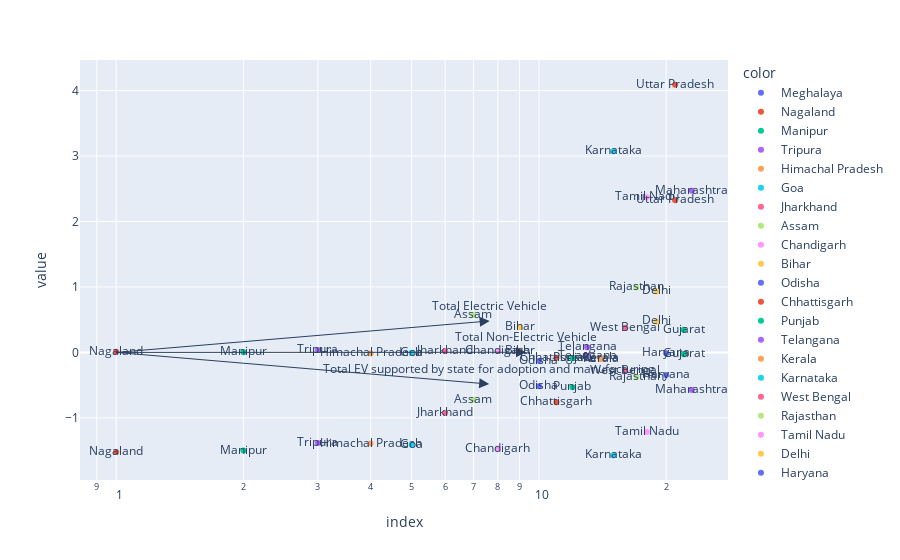
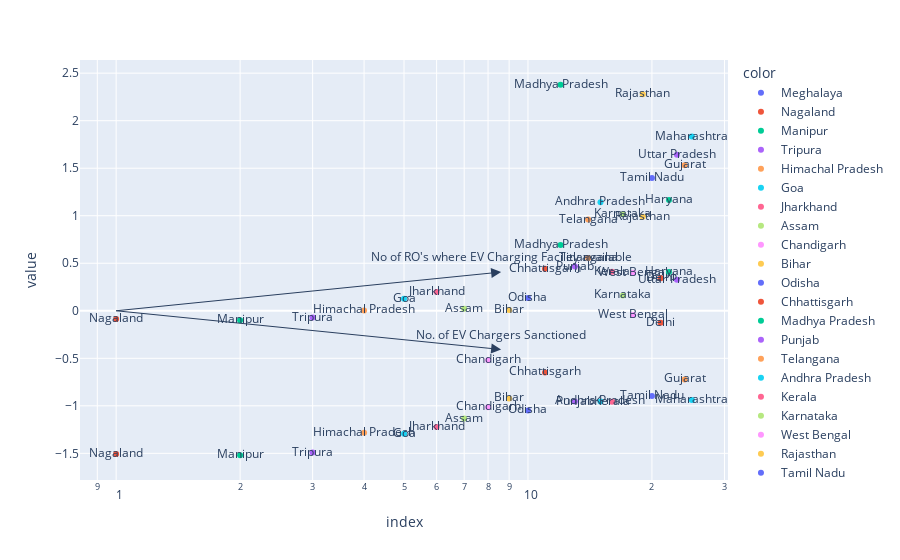
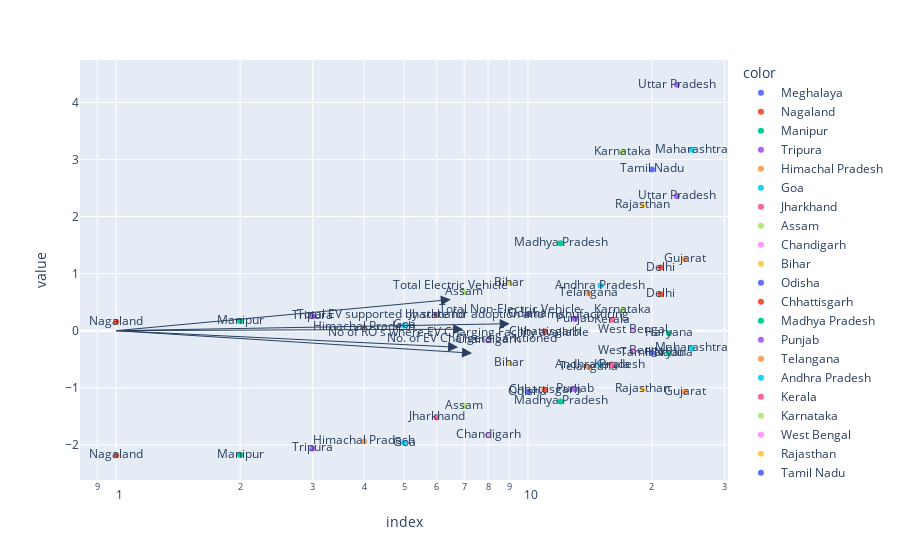

Notebook cell for these charts, in order:
### Code cell
do_pca_and_plot(df_ev_sale_subset)
display.Image("./Nisarg_Extracted_Charts/5.png")
do_pca_and_plot(df_charging_subset)
display.Image("./Nisarg_Extracted_Charts/6.png")
do_pca_and_plot(df_state_wise_subset)
display.Image("./Nisarg_Extracted_Charts/7.png")

print("done")

### Figure 1 — Plotly figure (JSON) as saved in the notebook; plotly's stock layout.template omitted (floating-point values rounded to 4 significant figures)
{"data": [{"hovertemplate": "color=Meghalaya<br>index=%{x}<br>value=%{y}<br>text=%{text}<extra></extra>", "legendgroup": "Meghalaya", "marker": {"color": "#636efa", "symbol": "circle"}, "mode": "markers+text", "name": "Meghalaya", "orientation": "v", "showlegend": true, "text": ["Meghalaya", "Meghalaya"], "type": "scatter", "x": [0, 0], "xaxis": "x", "y": [-1.515, 0.008143], "yaxis": "y"}, {"hovertemplate": "color=Nagaland<br>index=%{x}<br>value=%{y}<br>text=%{text}<extra></extra>", "legendgroup": "Nagaland", "marker": {"color": "#EF553B", "symbol": "circle"}, "mode": "markers+text", "name": "Nagaland", "orientation": "v", "showlegend": true, "text": ["Nagaland", "Nagaland"], "type": "scatter", "x": [1, 1], "xaxis": "x", "y": [-1.522, 0.009018], "yaxis": "y"}, {"hovertemplate": "color=Manipur<br>index=%{x}<br>value=%{y}<br>text=%{text}<extra></extra>", "legendgroup": "Manipur", "marker": {"color": "#00cc96", "symbol": "circle"}, "mode": "markers+text", "name": "Manipur", "orientation": "v", "showlegend": true, "text": ["Manipur", "Manipur"], "type": "scatter", "x": [2, 2], "xaxis": "x", "y": [-1.5, 0.002663], "yaxis": "y"}, {"hovertemplate": "color=Tripura<br>index=%{x}<br>value=%{y}<br>text=%{text}<extra></extra>", "legendgroup": "Tripura", "marker": {"color": "#ab63fa", "symbol": "circle"}, "mode": "markers+text", "name": "Tripura", "orientation": "v", "showlegend": true, "text": ["Tripura", "Tripura"], "type": "scatter", "x": [3, 3], "xaxis": "x", "y": [-1.385, 0.03683], "yaxis": "y"}, {"hovertemplate": "color=Himachal Pradesh<br>index=%{x}<br>value=%{y}<br>text=%{text}<extra></extra>", "legendgroup": "Himachal Pradesh", "marker": {"color": "#FFA15A", "symbol": "circle"}, "mode": "markers+text", "name": "Himachal Pradesh", "orientation": "v", "showlegend": true, "text": ["Himachal Pradesh", "Himachal Pradesh"], "type": "scatter", "x": [4, 4], "xaxis": "x", "y": [-1.393, -0.01638], "yaxis": "y"}, {"hovertemplate": "color=Goa<br>index=%{x}<br>value=%{y}<br>text=%{text}<extra></extra>", "legendgroup": "Goa", "marker": {"color": "#19d3f3", "symbol": "circle"}, "mode": "markers+text", "name": "Goa", "orientation": "v", "showlegend": true, "text": ["Goa", "Goa"], "type": "scatter", "x": [5, 5], "xaxis": "x", "y": [-1.412, -0.004289], "yaxis": "y"}, {"hovertemplate": "color=Jharkhand<br>index=%{x}<br>value=%{y}<br>text=%{text}<extra></extra>", "legendgroup": "Jharkhand", "marker": {"color": "#FF6692", "symbol": "circle"}, "mode": "markers+text", "name": "Jharkhand", "orientation": "v", "showlegend": true, "text": ["Jharkhand", "Jharkhand"], "type": "scatter", "x": [6, 6], "xaxis": "x", "y": [-0.9249, 0.0194], "yaxis": "y"}, {"hovertemplate": "color=Assam<br>index=%{x}<br>value=%{y}<br>text=%{text}<extra></extra>", "legendgroup": "Assam", "marker": {"color": "#B6E880", "symbol": "circle"}, "mode": "markers+text", "name": "Assam", "orientation": "v", "showlegend": true, "text": ["Assam", "Assam"], "type": "scatter", "x": [7, 7], "xaxis": "x", "y": [-0.7249, 0.5717], "yaxis": "y"}, {"hovertemplate": "color=Chandigarh<br>index=%{x}<br>value=%{y}<br>text=%{text}<extra></extra>", "legendgroup": "Chandigarh", "marker": {"color": "#FF97FF", "symbol": "circle"}, "mode": "markers+text", "name": "Chandigarh", "orientation": "v", "showlegend": true, "text": ["Chandigarh", "Chandigarh"], "type": "scatter", "x": [8, 8], "xaxis": "x", "y": [-1.468, 0.02324], "yaxis": "y"}, {"hovertemplate": "color=Bihar<br>index=%{x}<br>value=%{y}<br>text=%{text}<extra></extra>", "legendgroup": "Bihar", "marker": {"color": "#FECB52", "symbol": "circle"}, "mode": "markers+text", "name": "Bihar", "orientation": "v", "showlegend": true, "text": ["Bihar", "Bihar"], "type": "scatter", "x": [9, 9], "xaxis": "x", "y": [0.02875, 0.3891], "yaxis": "y"}, {"hovertemplate": "color=Odisha<br>index=%{x}<br>value=%{y}<br>text=%{text}<extra></extra>", "legendgroup": "Odisha", "marker": {"color": "#636efa", "symbol": "circle"}, "mode": "markers+text", "name": "Odisha", "orientation": "v", "showlegend": true, "text": ["Odisha", "Odisha"], "type": "scatter", "x": [10, 10], "xaxis": "x", "y": [-0.5175, -0.1284], "yaxis": "y"}, {"hovertemplate": "color=Chhattisgarh<br>index=%{x}<br>value=%{y}<br>text=%{text}<extra></extra>", "legendgroup": "Chhattisgarh", "marker": {"color": "#EF553B", "symbol": "circle"}, "mode": "markers+text", "name": "Chhattisgarh", "orientation": "v", "showlegend": true, "text": ["Chhattisgarh", "Chhattisgarh"], "type": "scatter", "x": [11, 11], "xaxis": "x", "y": [-0.7629, -0.08014], "yaxis": "y"}, {"hovertemplate": "color=Punjab<br>index=%{x}<br>value=%{y}<br>text=%{text}<extra></extra>", "legendgroup": "Punjab", "marker": {"color": "#00cc96", "symbol": "circle"}, "mode": "markers+text", "name": "Punjab", "orientation": "v", "showlegend": true, "text": ["Punjab", "Punjab"], "type": "scatter", "x": [12, 12], "xaxis": "x", "y": [-0.5317, -0.08923], "yaxis": "y"}, {"hovertemplate": "color=Telangana<br>index=%{x}<br>value=%{y}<br>text=%{text}<extra></extra>", "legendgroup": "Telangana", "marker": {"color": "#ab63fa", "symbol": "circle"}, "mode": "markers+text", "name": "Telangana", "orientation": "v", "showlegend": true, "text": ["Telangana", "Telangana"], "type": "scatter", "x": [13, 13], "xaxis": "x", "y": [0.07954, -0.05108], "yaxis": "y"}, {"hovertemplate": "color=Kerala<br>index=%{x}<br>value=%{y}<br>text=%{text}<extra></extra>", "legendgroup": "Kerala", "marker": {"color": "#FFA15A", "symbol": "circle"}, "mode": "markers+text", "name": "Kerala", "orientation": "v", "showlegend": true, "text": ["Kerala", "Kerala"], "type": "scatter", "x": [14, 14], "xaxis": "x", "y": [-0.1002, -0.08733], "yaxis": "y"}, {"hovertemplate": "color=Karnataka<br>index=%{x}<br>value=%{y}<br>text=%{text}<extra></extra>", "legendgroup": "Karnataka", "marker": {"color": "#19d3f3", "symbol": "circle"}, "mode": "markers+text", "name": "Karnataka", "orientation": "v", "showlegend": true, "text": ["Karnataka", "Karnataka"], "type": "scatter", "x": [15, 15], "xaxis": "x", "y": [3.075, -1.571], "yaxis": "y"}, {"hovertemplate": "color=West Bengal<br>index=%{x}<br>value=%{y}<br>text=%{text}<extra></extra>", "legendgroup": "West Bengal", "marker": {"color": "#FF6692", "symbol": "circle"}, "mode": "markers+text", "name": "West Bengal", "orientation": "v", "showlegend": true, "text": ["West Bengal", "West Bengal"], "type": "scatter", "x": [16, 16], "xaxis": "x", "y": [-0.2812, 0.3761], "yaxis": "y"}, {"hovertemplate": "color=Rajasthan<br>index=%{x}<br>value=%{y}<br>text=%{text}<extra></extra>", "legendgroup": "Rajasthan", "marker": {"color": "#B6E880", "symbol": "circle"}, "mode": "markers+text", "name": "Rajasthan", "orientation": "v", "showlegend": true, "text": ["Rajasthan", "Rajasthan"], "type": "scatter", "x": [17, 17], "xaxis": "x", "y": [0.992, -0.376], "yaxis": "y"}, {"hovertemplate": "color=Tamil Nadu<br>index=%{x}<br>value=%{y}<br>text=%{text}<extra></extra>", "legendgroup": "Tamil Nadu", "marker": {"color": "#FF97FF", "symbol": "circle"}, "mode": "markers+text", "name": "Tamil Nadu", "orientation": "v", "showlegend": true, "text": ["Tamil Nadu", "Tamil Nadu"], "type": "scatter", "x": [18, 18], "xaxis": "x", "y": [2.372, -1.215], "yaxis": "y"}, {"hovertemplate": "color=Delhi<br>index=%{x}<br>value=%{y}<br>text=%{text}<extra></extra>", "legendgroup": "Delhi", "marker": {"color": "#FECB52", "symbol": "circle"}, "mode": "markers+text", "name": "Delhi", "orientation": "v", "showlegend": true, "text": ["Delhi", "Delhi"], "type": "scatter", "x": [19, 19], "xaxis": "x", "y": [0.9315, 0.4729], "yaxis": "y"}, {"hovertemplate": "color=Haryana<br>index=%{x}<br>value=%{y}<br>text=%{text}<extra></extra>", "legendgroup": "Haryana", "marker": {"color": "#636efa", "symbol": "circle"}, "mode": "markers+text", "name": "Haryana", "orientation": "v", "showlegend": true, "text": ["Haryana", "Haryana"], "type": "scatter", "x": [20, 20], "xaxis": "x", "y": [-0.3456, -0.01279], "yaxis": "y"}, {"hovertemplate": "color=Uttar Pradesh<br>index=%{x}<br>value=%{y}<br>text=%{text}<extra></extra>", "legendgroup": "Uttar Pradesh", "marker": {"color": "#EF553B", "symbol": "circle"}, "mode": "markers+text", "name": "Uttar Pradesh", "orientation": "v", "showlegend": true, "text": ["Uttar Pradesh", "Uttar Pradesh"], "type": "scatter", "x": [21, 21], "xaxis": "x", "y": [4.089, 2.324], "yaxis": "y"}, {"hovertemplate": "color=Gujarat<br>index=%{x}<br>value=%{y}<br>text=%{text}<extra></extra>", "legendgroup": "Gujarat", "marker": {"color": "#00cc96", "symbol": "circle"}, "mode": "markers+text", "name": "Gujarat", "orientation": "v", "showlegend": true, "text": ["Gujarat", "Gujarat"], "type": "scatter", "x": [22, 22], "xaxis": "x", "y": [0.3482, -0.02626], "yaxis": "y"}, {"hovertemplate": "color=Maharashtra<br>index=%{x}<br>value=%{y}<br>text=%{text}<extra></extra>", "legendgroup": "Maharashtra", "marker": {"color": "#ab63fa", "symbol": "circle"}, "mode": "markers+text", "name": "Maharashtra", "orientation": "v", "showlegend": true, "text": ["Maharashtra", "Maharashtra"], "type": "scatter", "x": [23, 23], "xaxis": "x", "y": [2.469, -0.5748], "yaxis": "y"}], "layout": {"annotations": [{"arrowhead": 2, "arrowsize": 2, "ax": 0, "axref": "x", "ay": 0, "ayref": "y", "showarrow": true, "x": 0.8835, "xanchor": "right", "y": 0.4808, "yanchor": "top"}, {"ax": 0, "ay": 0, "text": "Total Electric Vehicle", "x": 0.8835, "xanchor": "center", "y": 0.4808, "yanchor": "bottom", "yshift": 5}, {"arrowhead": 2, "arrowsize": 2, "ax": 0, "axref": "x", "ay": 0, "ayref": "y", "showarrow": true, "x": 0.9694, "xanchor": "right", "y": 0.002272, "yanchor": "top"}, {"ax": 0, "ay": 0, "text": "Total Non-Electric Vehicle", "x": 0.9694, "xanchor": "center", "y": 0.002272, "yanchor": "bottom", "yshift": 5}, {"arrowhead": 2, "arrowsize": 2, "ax": 0, "axref": "x", "ay": 0, "ayref": "y", "showarrow": true, "x": 0.8823, "xanchor": "right", "y": -0.4839, "yanchor": "top"}, {"ax": 0, "ay": 0, "text": "Total EV supported by state for adoption and manufacturing", "x": 0.8823, "xanchor": "center", "y": -0.4839, "yanchor": "bottom", "yshift": 5}], "legend": {"title": {"text": "color"}, "tracegroupgap": 0}, "margin": {"t": 60}, "xaxis": {"anchor": "y", "domain": [0, 1], "title": {"text": "index"}, "type": "log"}, "yaxis": {"anchor": "x", "domain": [0, 1], "title": {"text": "value"}}}}

### Figure 2 — Plotly figure (JSON) as saved in the notebook; plotly's stock layout.template omitted (floating-point values rounded to 4 significant figures)
{"data": [{"hovertemplate": "color=Meghalaya<br>index=%{x}<br>value=%{y}<br>text=%{text}<extra></extra>", "legendgroup": "Meghalaya", "marker": {"color": "#636efa", "symbol": "circle"}, "mode": "markers+text", "name": "Meghalaya", "orientation": "v", "showlegend": true, "text": ["Meghalaya", "Meghalaya"], "type": "scatter", "x": [0, 0], "xaxis": "x", "y": [-1.227, -0.3362], "yaxis": "y"}, {"hovertemplate": "color=Nagaland<br>index=%{x}<br>value=%{y}<br>text=%{text}<extra></extra>", "legendgroup": "Nagaland", "marker": {"color": "#EF553B", "symbol": "circle"}, "mode": "markers+text", "name": "Nagaland", "orientation": "v", "showlegend": true, "text": ["Nagaland", "Nagaland"], "type": "scatter", "x": [1, 1], "xaxis": "x", "y": [-1.506, -0.08598], "yaxis": "y"}, {"hovertemplate": "color=Manipur<br>index=%{x}<br>value=%{y}<br>text=%{text}<extra></extra>", "legendgroup": "Manipur", "marker": {"color": "#00cc96", "symbol": "circle"}, "mode": "markers+text", "name": "Manipur", "orientation": "v", "showlegend": true, "text": ["Manipur", "Manipur"], "type": "scatter", "x": [2, 2], "xaxis": "x", "y": [-1.52, -0.1001], "yaxis": "y"}, {"hovertemplate": "color=Tripura<br>index=%{x}<br>value=%{y}<br>text=%{text}<extra></extra>", "legendgroup": "Tripura", "marker": {"color": "#ab63fa", "symbol": "circle"}, "mode": "markers+text", "name": "Tripura", "orientation": "v", "showlegend": true, "text": ["Tripura", "Tripura"], "type": "scatter", "x": [3, 3], "xaxis": "x", "y": [-1.492, -0.07186], "yaxis": "y"}, {"hovertemplate": "color=Himachal Pradesh<br>index=%{x}<br>value=%{y}<br>text=%{text}<extra></extra>", "legendgroup": "Himachal Pradesh", "marker": {"color": "#FFA15A", "symbol": "circle"}, "mode": "markers+text", "name": "Himachal Pradesh", "orientation": "v", "showlegend": true, "text": ["Himachal Pradesh", "Himachal Pradesh"], "type": "scatter", "x": [4, 4], "xaxis": "x", "y": [-1.285, 0.003318], "yaxis": "y"}, {"hovertemplate": "color=Goa<br>index=%{x}<br>value=%{y}<br>text=%{text}<extra></extra>", "legendgroup": "Goa", "marker": {"color": "#19d3f3", "symbol": "circle"}, "mode": "markers+text", "name": "Goa", "orientation": "v", "showlegend": true, "text": ["Goa", "Goa"], "type": "scatter", "x": [5, 5], "xaxis": "x", "y": [-1.294, 0.1259], "yaxis": "y"}, {"hovertemplate": "color=Jharkhand<br>index=%{x}<br>value=%{y}<br>text=%{text}<extra></extra>", "legendgroup": "Jharkhand", "marker": {"color": "#FF6692", "symbol": "circle"}, "mode": "markers+text", "name": "Jharkhand", "orientation": "v", "showlegend": true, "text": ["Jharkhand", "Jharkhand"], "type": "scatter", "x": [6, 6], "xaxis": "x", "y": [-1.223, 0.1966], "yaxis": "y"}, {"hovertemplate": "color=Assam<br>index=%{x}<br>value=%{y}<br>text=%{text}<extra></extra>", "legendgroup": "Assam", "marker": {"color": "#B6E880", "symbol": "circle"}, "mode": "markers+text", "name": "Assam", "orientation": "v", "showlegend": true, "text": ["Assam", "Assam"], "type": "scatter", "x": [7, 7], "xaxis": "x", "y": [-1.134, 0.02198], "yaxis": "y"}, {"hovertemplate": "color=Chandigarh<br>index=%{x}<br>value=%{y}<br>text=%{text}<extra></extra>", "legendgroup": "Chandigarh", "marker": {"color": "#FF97FF", "symbol": "circle"}, "mode": "markers+text", "name": "Chandigarh", "orientation": "v", "showlegend": true, "text": ["Chandigarh", "Chandigarh"], "type": "scatter", "x": [8, 8], "xaxis": "x", "y": [-1.015, -0.5204], "yaxis": "y"}, {"hovertemplate": "color=Bihar<br>index=%{x}<br>value=%{y}<br>text=%{text}<extra></extra>", "legendgroup": "Bihar", "marker": {"color": "#FECB52", "symbol": "circle"}, "mode": "markers+text", "name": "Bihar", "orientation": "v", "showlegend": true, "text": ["Bihar", "Bihar"], "type": "scatter", "x": [9, 9], "xaxis": "x", "y": [-0.9224, 0.008511], "yaxis": "y"}, {"hovertemplate": "color=Odisha<br>index=%{x}<br>value=%{y}<br>text=%{text}<extra></extra>", "legendgroup": "Odisha", "marker": {"color": "#636efa", "symbol": "circle"}, "mode": "markers+text", "name": "Odisha", "orientation": "v", "showlegend": true, "text": ["Odisha", "Odisha"], "type": "scatter", "x": [10, 10], "xaxis": "x", "y": [-1.048, 0.1341], "yaxis": "y"}, {"hovertemplate": "color=Chhattisgarh<br>index=%{x}<br>value=%{y}<br>text=%{text}<extra></extra>", "legendgroup": "Chhattisgarh", "marker": {"color": "#EF553B", "symbol": "circle"}, "mode": "markers+text", "name": "Chhattisgarh", "orientation": "v", "showlegend": true, "text": ["Chhattisgarh", "Chhattisgarh"], "type": "scatter", "x": [11, 11], "xaxis": "x", "y": [-0.6485, 0.441], "yaxis": "y"}, {"hovertemplate": "color=Madhya Pradesh<br>index=%{x}<br>value=%{y}<br>text=%{text}<extra></extra>", "legendgroup": "Madhya Pradesh", "marker": {"color": "#00cc96", "symbol": "circle"}, "mode": "markers+text", "name": "Madhya Pradesh", "orientation": "v", "showlegend": true, "text": ["Madhya Pradesh", "Madhya Pradesh"], "type": "scatter", "x": [12, 12], "xaxis": "x", "y": [2.378, 0.6917], "yaxis": "y"}, {"hovertemplate": "color=Punjab<br>index=%{x}<br>value=%{y}<br>text=%{text}<extra></extra>", "legendgroup": "Punjab", "marker": {"color": "#ab63fa", "symbol": "circle"}, "mode": "markers+text", "name": "Punjab", "orientation": "v", "showlegend": true, "text": ["Punjab", "Punjab"], "type": "scatter", "x": [13, 13], "xaxis": "x", "y": [-0.955, 0.465], "yaxis": "y"}, {"hovertemplate": "color=Telangana<br>index=%{x}<br>value=%{y}<br>text=%{text}<extra></extra>", "legendgroup": "Telangana", "marker": {"color": "#FFA15A", "symbol": "circle"}, "mode": "markers+text", "name": "Telangana", "orientation": "v", "showlegend": true, "text": ["Telangana", "Telangana"], "type": "scatter", "x": [14, 14], "xaxis": "x", "y": [0.96, 0.5559], "yaxis": "y"}, {"hovertemplate": "color=Andhra Pradesh<br>index=%{x}<br>value=%{y}<br>text=%{text}<extra></extra>", "legendgroup": "Andhra Pradesh", "marker": {"color": "#19d3f3", "symbol": "circle"}, "mode": "markers+text", "name": "Andhra Pradesh", "orientation": "v", "showlegend": true, "text": ["Andhra Pradesh", "Andhra Pradesh"], "type": "scatter", "x": [15, 15], "xaxis": "x", "y": [1.142, -0.9541], "yaxis": "y"}, {"hovertemplate": "color=Kerala<br>index=%{x}<br>value=%{y}<br>text=%{text}<extra></extra>", "legendgroup": "Kerala", "marker": {"color": "#FF6692", "symbol": "circle"}, "mode": "markers+text", "name": "Kerala", "orientation": "v", "showlegend": true, "text": ["Kerala", "Kerala"], "type": "scatter", "x": [16, 16], "xaxis": "x", "y": [0.4113, -0.9579], "yaxis": "y"}, {"hovertemplate": "color=Karnataka<br>index=%{x}<br>value=%{y}<br>text=%{text}<extra></extra>", "legendgroup": "Karnataka", "marker": {"color": "#B6E880", "symbol": "circle"}, "mode": "markers+text", "name": "Karnataka", "orientation": "v", "showlegend": true, "text": ["Karnataka", "Karnataka"], "type": "scatter", "x": [17, 17], "xaxis": "x", "y": [1.015, 0.1616], "yaxis": "y"}, {"hovertemplate": "color=West Bengal<br>index=%{x}<br>value=%{y}<br>text=%{text}<extra></extra>", "legendgroup": "West Bengal", "marker": {"color": "#FF97FF", "symbol": "circle"}, "mode": "markers+text", "name": "West Bengal", "orientation": "v", "showlegend": true, "text": ["West Bengal", "West Bengal"], "type": "scatter", "x": [18, 18], "xaxis": "x", "y": [0.4007, -0.04317], "yaxis": "y"}, {"hovertemplate": "color=Rajasthan<br>index=%{x}<br>value=%{y}<br>text=%{text}<extra></extra>", "legendgroup": "Rajasthan", "marker": {"color": "#FECB52", "symbol": "circle"}, "mode": "markers+text", "name": "Rajasthan", "orientation": "v", "showlegend": true, "text": ["Rajasthan", "Rajasthan"], "type": "scatter", "x": [19, 19], "xaxis": "x", "y": [2.279, 0.9889], "yaxis": "y"}, {"hovertemplate": "color=Tamil Nadu<br>index=%{x}<br>value=%{y}<br>text=%{text}<extra></extra>", "legendgroup": "Tamil Nadu", "marker": {"color": "#636efa", "symbol": "circle"}, "mode": "markers+text", "name": "Tamil Nadu", "orientation": "v", "showlegend": true, "text": ["Tamil Nadu", "Tamil Nadu"], "type": "scatter", "x": [20, 20], "xaxis": "x", "y": [1.397, -0.8979], "yaxis": "y"}, {"hovertemplate": "color=Delhi<br>index=%{x}<br>value=%{y}<br>text=%{text}<extra></extra>", "legendgroup": "Delhi", "marker": {"color": "#EF553B", "symbol": "circle"}, "mode": "markers+text", "name": "Delhi", "orientation": "v", "showlegend": true, "text": ["Delhi", "Delhi"], "type": "scatter", "x": [21, 21], "xaxis": "x", "y": [-0.126, 0.3422], "yaxis": "y"}, {"hovertemplate": "color=Haryana<br>index=%{x}<br>value=%{y}<br>text=%{text}<extra></extra>", "legendgroup": "Haryana", "marker": {"color": "#00cc96", "symbol": "circle"}, "mode": "markers+text", "name": "Haryana", "orientation": "v", "showlegend": true, "text": ["Haryana", "Haryana"], "type": "scatter", "x": [22, 22], "xaxis": "x", "y": [0.4067, 1.166], "yaxis": "y"}, {"hovertemplate": "color=Uttar Pradesh<br>index=%{x}<br>value=%{y}<br>text=%{text}<extra></extra>", "legendgroup": "Uttar Pradesh", "marker": {"color": "#ab63fa", "symbol": "circle"}, "mode": "markers+text", "name": "Uttar Pradesh", "orientation": "v", "showlegend": true, "text": ["Uttar Pradesh", "Uttar Pradesh"], "type": "scatter", "x": [23, 23], "xaxis": "x", "y": [1.642, 0.3258], "yaxis": "y"}, {"hovertemplate": "color=Gujarat<br>index=%{x}<br>value=%{y}<br>text=%{text}<extra></extra>", "legendgroup": "Gujarat", "marker": {"color": "#FFA15A", "symbol": "circle"}, "mode": "markers+text", "name": "Gujarat", "orientation": "v", "showlegend": true, "text": ["Gujarat", "Gujarat"], "type": "scatter", "x": [24, 24], "xaxis": "x", "y": [1.532, -0.7226], "yaxis": "y"}, {"hovertemplate": "color=Maharashtra<br>index=%{x}<br>value=%{y}<br>text=%{text}<extra></extra>", "legendgroup": "Maharashtra", "marker": {"color": "#19d3f3", "symbol": "circle"}, "mode": "markers+text", "name": "Maharashtra", "orientation": "v", "showlegend": true, "text": ["Maharashtra", "Maharashtra"], "type": "scatter", "x": [25, 25], "xaxis": "x", "y": [1.832, -0.938], "yaxis": "y"}], "layout": {"annotations": [{"arrowhead": 2, "arrowsize": 2, "ax": 0, "axref": "x", "ay": 0, "ayref": "y", "showarrow": true, "x": 0.9349, "xanchor": "right", "y": -0.4075, "yanchor": "top"}, {"ax": 0, "ay": 0, "text": "No. of EV Chargers Sanctioned", "x": 0.9349, "xanchor": "center", "y": -0.4075, "yanchor": "bottom", "yshift": 5}, {"arrowhead": 2, "arrowsize": 2, "ax": 0, "axref": "x", "ay": 0, "ayref": "y", "showarrow": true, "x": 0.9349, "xanchor": "right", "y": 0.4075, "yanchor": "top"}, {"ax": 0, "ay": 0, "text": "No of RO's where EV Charging Facility available", "x": 0.9349, "xanchor": "center", "y": 0.4075, "yanchor": "bottom", "yshift": 5}], "legend": {"title": {"text": "color"}, "tracegroupgap": 0}, "margin": {"t": 60}, "xaxis": {"anchor": "y", "domain": [0, 1], "title": {"text": "index"}, "type": "log"}, "yaxis": {"anchor": "x", "domain": [0, 1], "title": {"text": "value"}}}}

### Figure 3 — Plotly figure (JSON) as saved in the notebook; plotly's stock layout.template omitted (floating-point values rounded to 4 significant figures)
{"data": [{"hovertemplate": "color=Meghalaya<br>index=%{x}<br>value=%{y}<br>text=%{text}<extra></extra>", "legendgroup": "Meghalaya", "marker": {"color": "#636efa", "symbol": "circle"}, "mode": "markers+text", "name": "Meghalaya", "orientation": "v", "showlegend": true, "text": ["Meghalaya", "Meghalaya"], "type": "scatter", "x": [0, 0], "xaxis": "x", "y": [-2.0, -0.04915], "yaxis": "y"}, {"hovertemplate": "color=Nagaland<br>index=%{x}<br>value=%{y}<br>text=%{text}<extra></extra>", "legendgroup": "Nagaland", "marker": {"color": "#EF553B", "symbol": "circle"}, "mode": "markers+text", "name": "Nagaland", "orientation": "v", "showlegend": true, "text": ["Nagaland", "Nagaland"], "type": "scatter", "x": [1, 1], "xaxis": "x", "y": [-2.182, 0.1549], "yaxis": "y"}, {"hovertemplate": "color=Manipur<br>index=%{x}<br>value=%{y}<br>text=%{text}<extra></extra>", "legendgroup": "Manipur", "marker": {"color": "#00cc96", "symbol": "circle"}, "mode": "markers+text", "name": "Manipur", "orientation": "v", "showlegend": true, "text": ["Manipur", "Manipur"], "type": "scatter", "x": [2, 2], "xaxis": "x", "y": [-2.173, 0.1714], "yaxis": "y"}, {"hovertemplate": "color=Tripura<br>index=%{x}<br>value=%{y}<br>text=%{text}<extra></extra>", "legendgroup": "Tripura", "marker": {"color": "#ab63fa", "symbol": "circle"}, "mode": "markers+text", "name": "Tripura", "orientation": "v", "showlegend": true, "text": ["Tripura", "Tripura"], "type": "scatter", "x": [3, 3], "xaxis": "x", "y": [-2.064, 0.2516], "yaxis": "y"}, {"hovertemplate": "color=Himachal Pradesh<br>index=%{x}<br>value=%{y}<br>text=%{text}<extra></extra>", "legendgroup": "Himachal Pradesh", "marker": {"color": "#FFA15A", "symbol": "circle"}, "mode": "markers+text", "name": "Himachal Pradesh", "orientation": "v", "showlegend": true, "text": ["Himachal Pradesh", "Himachal Pradesh"], "type": "scatter", "x": [4, 4], "xaxis": "x", "y": [-1.938, 0.0587], "yaxis": "y"}, {"hovertemplate": "color=Goa<br>index=%{x}<br>value=%{y}<br>text=%{text}<extra></extra>", "legendgroup": "Goa", "marker": {"color": "#19d3f3", "symbol": "circle"}, "mode": "markers+text", "name": "Goa", "orientation": "v", "showlegend": true, "text": ["Goa", "Goa"], "type": "scatter", "x": [5, 5], "xaxis": "x", "y": [-1.963, 0.09191], "yaxis": "y"}, {"hovertemplate": "color=Jharkhand<br>index=%{x}<br>value=%{y}<br>text=%{text}<extra></extra>", "legendgroup": "Jharkhand", "marker": {"color": "#FF6692", "symbol": "circle"}, "mode": "markers+text", "name": "Jharkhand", "orientation": "v", "showlegend": true, "text": ["Jharkhand", "Jharkhand"], "type": "scatter", "x": [6, 6], "xaxis": "x", "y": [-1.519, 0.279], "yaxis": "y"}, {"hovertemplate": "color=Assam<br>index=%{x}<br>value=%{y}<br>text=%{text}<extra></extra>", "legendgroup": "Assam", "marker": {"color": "#B6E880", "symbol": "circle"}, "mode": "markers+text", "name": "Assam", "orientation": "v", "showlegend": true, "text": ["Assam", "Assam"], "type": "scatter", "x": [7, 7], "xaxis": "x", "y": [-1.313, 0.6733], "yaxis": "y"}, {"hovertemplate": "color=Chandigarh<br>index=%{x}<br>value=%{y}<br>text=%{text}<extra></extra>", "legendgroup": "Chandigarh", "marker": {"color": "#FF97FF", "symbol": "circle"}, "mode": "markers+text", "name": "Chandigarh", "orientation": "v", "showlegend": true, "text": ["Chandigarh", "Chandigarh"], "type": "scatter", "x": [8, 8], "xaxis": "x", "y": [-1.828, -0.1715], "yaxis": "y"}, {"hovertemplate": "color=Bihar<br>index=%{x}<br>value=%{y}<br>text=%{text}<extra></extra>", "legendgroup": "Bihar", "marker": {"color": "#FECB52", "symbol": "circle"}, "mode": "markers+text", "name": "Bihar", "orientation": "v", "showlegend": true, "text": ["Bihar", "Bihar"], "type": "scatter", "x": [9, 9], "xaxis": "x", "y": [-0.5646, 0.8377], "yaxis": "y"}, {"hovertemplate": "color=Odisha<br>index=%{x}<br>value=%{y}<br>text=%{text}<extra></extra>", "legendgroup": "Odisha", "marker": {"color": "#636efa", "symbol": "circle"}, "mode": "markers+text", "name": "Odisha", "orientation": "v", "showlegend": true, "text": ["Odisha", "Odisha"], "type": "scatter", "x": [10, 10], "xaxis": "x", "y": [-1.074, 0.2909], "yaxis": "y"}, {"hovertemplate": "color=Chhattisgarh<br>index=%{x}<br>value=%{y}<br>text=%{text}<extra></extra>", "legendgroup": "Chhattisgarh", "marker": {"color": "#EF553B", "symbol": "circle"}, "mode": "markers+text", "name": "Chhattisgarh", "orientation": "v", "showlegend": true, "text": ["Chhattisgarh", "Chhattisgarh"], "type": "scatter", "x": [11, 11], "xaxis": "x", "y": [-1.033, -0.01507], "yaxis": "y"}, {"hovertemplate": "color=Madhya Pradesh<br>index=%{x}<br>value=%{y}<br>text=%{text}<extra></extra>", "legendgroup": "Madhya Pradesh", "marker": {"color": "#00cc96", "symbol": "circle"}, "mode": "markers+text", "name": "Madhya Pradesh", "orientation": "v", "showlegend": true, "text": ["Madhya Pradesh", "Madhya Pradesh"], "type": "scatter", "x": [12, 12], "xaxis": "x", "y": [1.533, -1.239], "yaxis": "y"}, {"hovertemplate": "color=Punjab<br>index=%{x}<br>value=%{y}<br>text=%{text}<extra></extra>", "legendgroup": "Punjab", "marker": {"color": "#ab63fa", "symbol": "circle"}, "mode": "markers+text", "name": "Punjab", "orientation": "v", "showlegend": true, "text": ["Punjab", "Punjab"], "type": "scatter", "x": [13, 13], "xaxis": "x", "y": [-1.026, 0.2083], "yaxis": "y"}, {"hovertemplate": "color=Telangana<br>index=%{x}<br>value=%{y}<br>text=%{text}<extra></extra>", "legendgroup": "Telangana", "marker": {"color": "#FFA15A", "symbol": "circle"}, "mode": "markers+text", "name": "Telangana", "orientation": "v", "showlegend": true, "text": ["Telangana", "Telangana"], "type": "scatter", "x": [14, 14], "xaxis": "x", "y": [0.6558, -0.6377], "yaxis": "y"}, {"hovertemplate": "color=Andhra Pradesh<br>index=%{x}<br>value=%{y}<br>text=%{text}<extra></extra>", "legendgroup": "Andhra Pradesh", "marker": {"color": "#19d3f3", "symbol": "circle"}, "mode": "markers+text", "name": "Andhra Pradesh", "orientation": "v", "showlegend": true, "text": ["Andhra Pradesh", "Andhra Pradesh"], "type": "scatter", "x": [15, 15], "xaxis": "x", "y": [0.7899, -0.5963], "yaxis": "y"}, {"hovertemplate": "color=Kerala<br>index=%{x}<br>value=%{y}<br>text=%{text}<extra></extra>", "legendgroup": "Kerala", "marker": {"color": "#FF6692", "symbol": "circle"}, "mode": "markers+text", "name": "Kerala", "orientation": "v", "showlegend": true, "text": ["Kerala", "Kerala"], "type": "scatter", "x": [16, 16], "xaxis": "x", "y": [0.1925, -0.5939], "yaxis": "y"}, {"hovertemplate": "color=Karnataka<br>index=%{x}<br>value=%{y}<br>text=%{text}<extra></extra>", "legendgroup": "Karnataka", "marker": {"color": "#B6E880", "symbol": "circle"}, "mode": "markers+text", "name": "Karnataka", "orientation": "v", "showlegend": true, "text": ["Karnataka", "Karnataka"], "type": "scatter", "x": [17, 17], "xaxis": "x", "y": [3.133, 0.3574], "yaxis": "y"}, {"hovertemplate": "color=West Bengal<br>index=%{x}<br>value=%{y}<br>text=%{text}<extra></extra>", "legendgroup": "West Bengal", "marker": {"color": "#FF97FF", "symbol": "circle"}, "mode": "markers+text", "name": "West Bengal", "orientation": "v", "showlegend": true, "text": ["West Bengal", "West Bengal"], "type": "scatter", "x": [18, 18], "xaxis": "x", "y": [0.01996, -0.3486], "yaxis": "y"}, {"hovertemplate": "color=Rajasthan<br>index=%{x}<br>value=%{y}<br>text=%{text}<extra></extra>", "legendgroup": "Rajasthan", "marker": {"color": "#FECB52", "symbol": "circle"}, "mode": "markers+text", "name": "Rajasthan", "orientation": "v", "showlegend": true, "text": ["Rajasthan", "Rajasthan"], "type": "scatter", "x": [19, 19], "xaxis": "x", "y": [2.207, -1.024], "yaxis": "y"}, {"hovertemplate": "color=Tamil Nadu<br>index=%{x}<br>value=%{y}<br>text=%{text}<extra></extra>", "legendgroup": "Tamil Nadu", "marker": {"color": "#636efa", "symbol": "circle"}, "mode": "markers+text", "name": "Tamil Nadu", "orientation": "v", "showlegend": true, "text": ["Tamil Nadu", "Tamil Nadu"], "type": "scatter", "x": [20, 20], "xaxis": "x", "y": [2.825, -0.3885], "yaxis": "y"}, {"hovertemplate": "color=Delhi<br>index=%{x}<br>value=%{y}<br>text=%{text}<extra></extra>", "legendgroup": "Delhi", "marker": {"color": "#EF553B", "symbol": "circle"}, "mode": "markers+text", "name": "Delhi", "orientation": "v", "showlegend": true, "text": ["Delhi", "Delhi"], "type": "scatter", "x": [21, 21], "xaxis": "x", "y": [0.6381, 1.107], "yaxis": "y"}, {"hovertemplate": "color=Haryana<br>index=%{x}<br>value=%{y}<br>text=%{text}<extra></extra>", "legendgroup": "Haryana", "marker": {"color": "#00cc96", "symbol": "circle"}, "mode": "markers+text", "name": "Haryana", "orientation": "v", "showlegend": true, "text": ["Haryana", "Haryana"], "type": "scatter", "x": [22, 22], "xaxis": "x", "y": [-0.04558, -0.3956], "yaxis": "y"}, {"hovertemplate": "color=Uttar Pradesh<br>index=%{x}<br>value=%{y}<br>text=%{text}<extra></extra>", "legendgroup": "Uttar Pradesh", "marker": {"color": "#ab63fa", "symbol": "circle"}, "mode": "markers+text", "name": "Uttar Pradesh", "orientation": "v", "showlegend": true, "text": ["Uttar Pradesh", "Uttar Pradesh"], "type": "scatter", "x": [23, 23], "xaxis": "x", "y": [4.308, 2.355], "yaxis": "y"}, {"hovertemplate": "color=Gujarat<br>index=%{x}<br>value=%{y}<br>text=%{text}<extra></extra>", "legendgroup": "Gujarat", "marker": {"color": "#FFA15A", "symbol": "circle"}, "mode": "markers+text", "name": "Gujarat", "orientation": "v", "showlegend": true, "text": ["Gujarat", "Gujarat"], "type": "scatter", "x": [24, 24], "xaxis": "x", "y": [1.254, -1.068], "yaxis": "y"}, {"hovertemplate": "color=Maharashtra<br>index=%{x}<br>value=%{y}<br>text=%{text}<extra></extra>", "legendgroup": "Maharashtra", "marker": {"color": "#19d3f3", "symbol": "circle"}, "mode": "markers+text", "name": "Maharashtra", "orientation": "v", "showlegend": true, "text": ["Maharashtra", "Maharashtra"], "type": "scatter", "x": [25, 25], "xaxis": "x", "y": [3.167, -0.3095], "yaxis": "y"}], "layout": {"annotations": [{"arrowhead": 2, "arrowsize": 2, "ax": 0, "axref": "x", "ay": 0, "ayref": "y", "showarrow": true, "x": 0.8642, "xanchor": "right", "y": -0.3935, "yanchor": "top"}, {"ax": 0, "ay": 0, "text": "No. of EV Chargers Sanctioned", "x": 0.8642, "xanchor": "center", "y": -0.3935, "yanchor": "bottom", "yshift": 5}, {"arrowhead": 2, "arrowsize": 2, "ax": 0, "axref": "x", "ay": 0, "ayref": "y", "showarrow": true, "x": 0.8303, "xanchor": "right", "y": -0.2901, "yanchor": "top"}, {"ax": 0, "ay": 0, "text": "No of RO's where EV Charging Facility available", "x": 0.8303, "xanchor": "center", "y": -0.2901, "yanchor": "bottom", "yshift": 5}, {"arrowhead": 2, "arrowsize": 2, "ax": 0, "axref": "x", "ay": 0, "ayref": "y", "showarrow": true, "x": 0.8125, "xanchor": "right", "y": 0.5449, "yanchor": "top"}, {"ax": 0, "ay": 0, "text": "Total Electric Vehicle", "x": 0.8125, "xanchor": "center", "y": 0.5449, "yanchor": "bottom", "yshift": 5}, {"arrowhead": 2, "arrowsize": 2, "ax": 0, "axref": "x", "ay": 0, "ayref": "y", "showarrow": true, "x": 0.9558, "xanchor": "right", "y": 0.1222, "yanchor": "top"}, {"ax": 0, "ay": 0, "text": "Total Non-Electric Vehicle", "x": 0.9558, "xanchor": "center", "y": 0.1222, "yanchor": "bottom", "yshift": 5}, {"arrowhead": 2, "arrowsize": 2, "ax": 0, "axref": "x", "ay": 0, "ayref": "y", "showarrow": true, "x": 0.8428, "xanchor": "right", "y": 0.02544, "yanchor": "top"}, {"ax": 0, "ay": 0, "text": "Total EV supported by state for adoption and manufacturing", "x": 0.8428, "xanchor": "center", "y": 0.02544, "yanchor": "bottom", "yshift": 5}], "legend": {"title": {"text": "color"}, "tracegroupgap": 0}, "margin": {"t": 60}, "xaxis": {"anchor": "y", "domain": [0, 1], "title": {"text": "index"}, "type": "log"}, "yaxis": {"anchor": "x", "domain": [0, 1], "title": {"text": "value"}}}}
